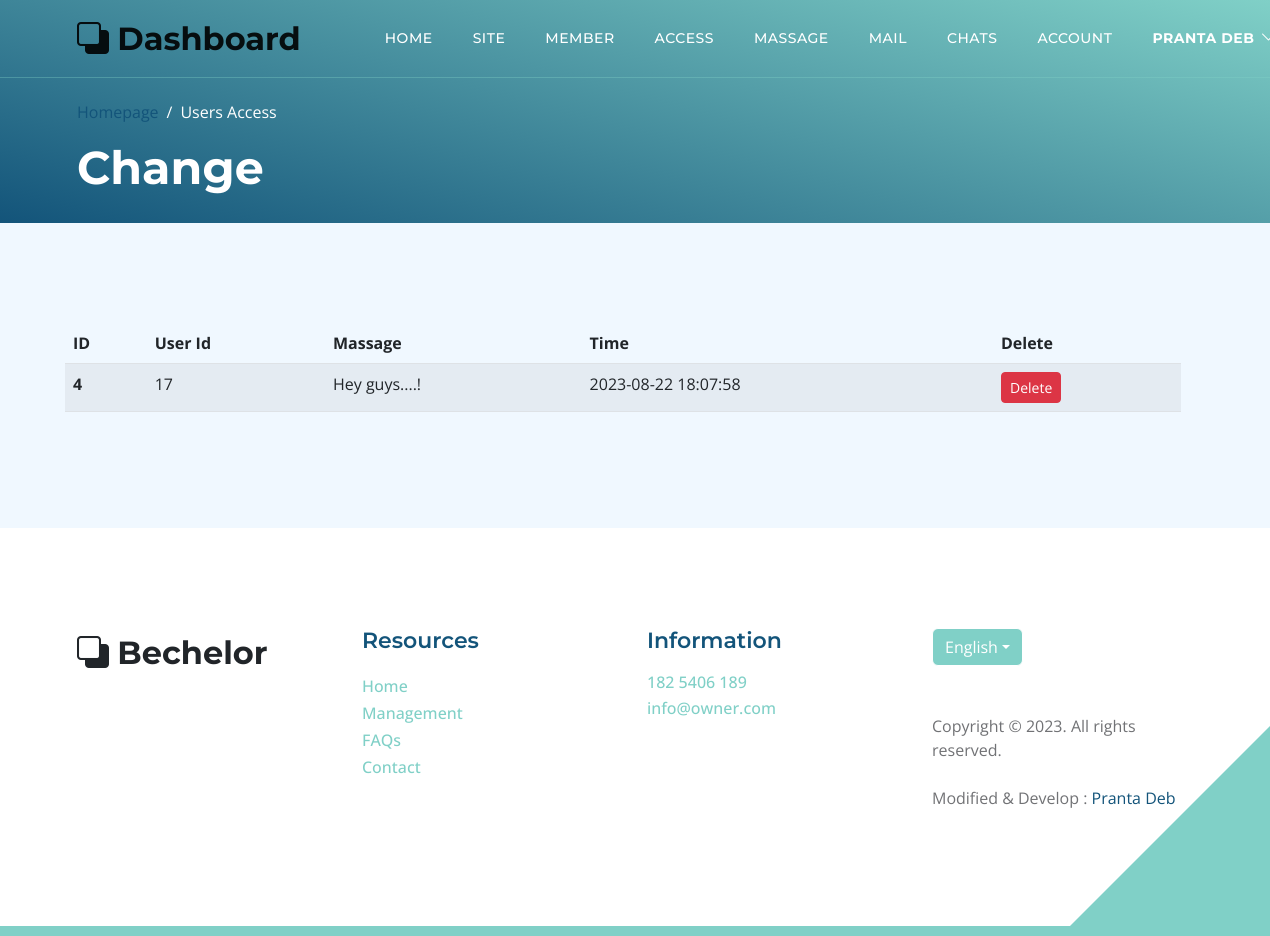
Before: /admin/massage.php (signed in) with the older database file.
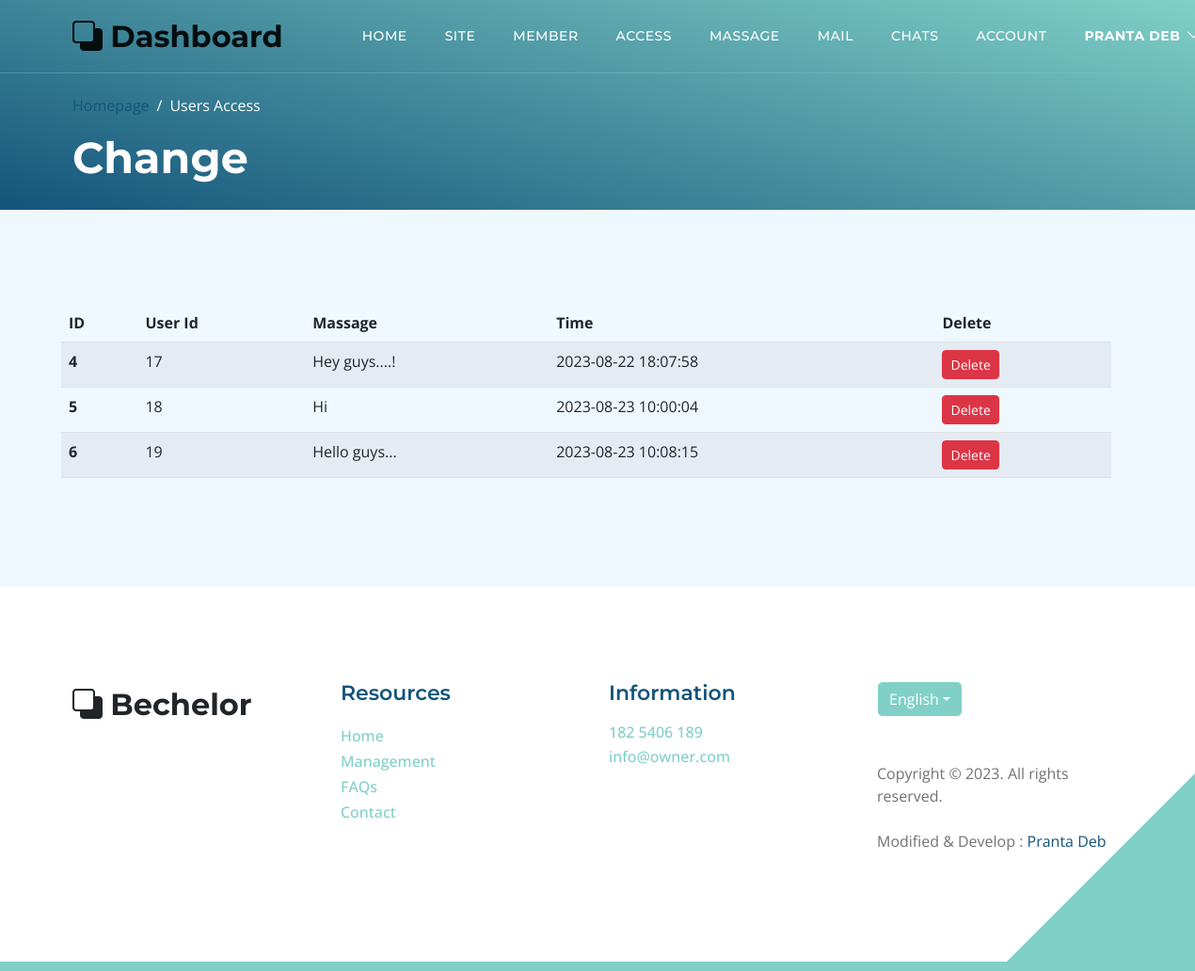
After: the same page with the newer database file.
### tables this page shows
CREATE TABLE `chats` (
  `id` int(111) NOT NULL,
  `users_id` int(11) NOT NULL,
  `massage` varchar(512) NOT NULL,
  `created_at` timestamp NOT NULL DEFAULT CURRENT_TIMESTAMP ON UPDATE CURRENT_TIMESTAMP
);

### admin/massage.php (the view, shortened to what this page needs)
<?php
require "../php/dbConfig.php";
?>
<!doctype html>
<html lang="en">
<head>
    <link href="../css/bootstrap.min.css" rel="stylesheet">
    <link href="../css/bootstrap-icons.css" rel="stylesheet">
    <link href="../css/templatemo-topic-listing.css" rel="stylesheet">
    <link rel="stylesheet" href="../css/customize.css">
</head>
<body class="topics-listing-page" id="top">
    <main id="main-content2">
        <?php include "component/navbar.php"; ?>
        <header class="site-header2 d-flex flex-column justify-content-center align-items-center">
            <div class="container">
                <div class="row align-items-center">
                    <div class="col-lg-5 col-12">
                        <nav aria-label="breadcrumb">
                            <ol class="breadcrumb">
                                <li class="breadcrumb-item"><a href="index.html">Homepage</a></li>
                                <li class="breadcrumb-item active" aria-current="page">Users Access</li>
                            </ol>
                        </nav>
                        <h2 class="text-white">Change</h2>
                    </div>
                </div>
            </div>
        </header>
        <section class="section-padding section-bg">
            <div class="container">
                <div class="row" style="width: 100%; overflow: scroll;">
                    <table class="table table-striped">
                        <thead>
                            <tr>
                                <th scope="col">ID</th>
                                <th scope="col">User Id</th>
                                <th scope="col">Massage</th>
                                <th scope="col">Time</th>
                                <th scope="col">Delete</th>
                            </tr>
                        </thead>
                        <tbody>
                            <?php
                            $selectChats = "SELECT * FROM chats WHERE 1";
                            $ChatsQuery = $db->query($selectChats);
                            while ($row = $ChatsQuery->fetch_assoc()) {
                                echo "<tr>
                                <th scope='row'>".$row['id']."</th>
                                <td>".$row['users_id']."</td>
                                <td>".$row['massage']."</td>
                                <td>".$row['created_at']."</td>
                                <td><a onclick=\"return confirm('Are you sure want to delete this?');\" href='php/delete.php?id2={$row['id']}' class='btn btn-sm btn-danger text-white'>Delete</a></td>
                            </tr>";
                            };
                            ?>
                        </tbody>
                    </table>
                </div>
            </div>
        </section>
    </main>
    <?php include "component/footer.php" ?>
</body>
</html>

Changed rows visible on the page:
added chats: id "5", users "18", massage "Hi", created_at "2023-08-23 10:00:04"
added chats: id "6", users "19", massage "Hello guys...", created_at "2023-08-23 10:08:15"
